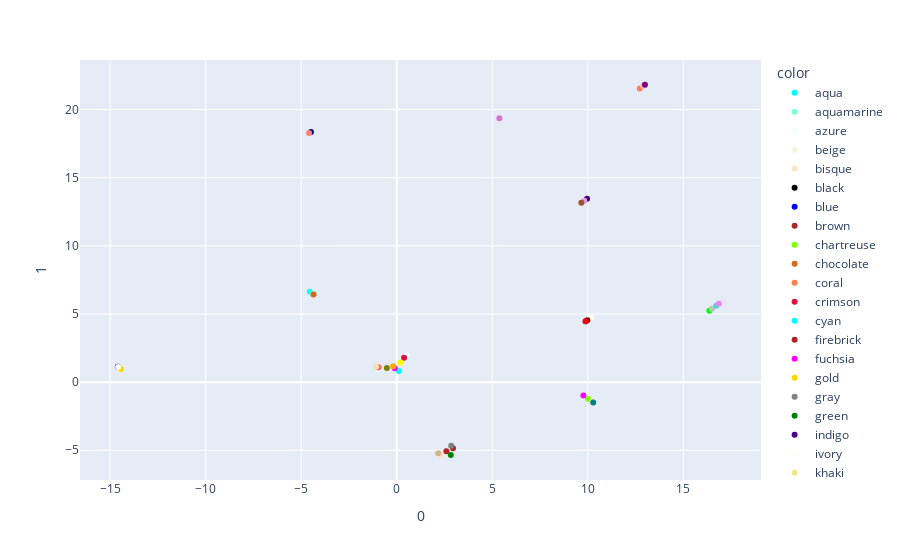

Here is the notebook cell this chart was saved with:
### Code cell
fig = px.scatter(
    embedding_df, x='0', y='1', color='color',
    hover_data={'color': True, '0': False, '1': False},
    color_discrete_sequence=color_words
)

fig.show()

### Figure 1 — Plotly figure (JSON) as saved in the notebook; plotly's stock layout.template omitted (floating-point values rounded to 4 significant figures)
{"data": [{"customdata": [["aqua"]], "hovertemplate": "color=%{customdata[0]}<extra></extra>", "legendgroup": "aqua", "marker": {"color": "aqua", "symbol": "circle"}, "mode": "markers", "name": "aqua", "orientation": "v", "showlegend": true, "type": "scatter", "x": [-4.549], "xaxis": "x", "y": [6.628], "yaxis": "y"}, {"customdata": [["aquamarine"]], "hovertemplate": "color=%{customdata[0]}<extra></extra>", "legendgroup": "aquamarine", "marker": {"color": "aquamarine", "symbol": "circle"}, "mode": "markers", "name": "aquamarine", "orientation": "v", "showlegend": true, "type": "scatter", "x": [-4.401], "xaxis": "x", "y": [6.479], "yaxis": "y"}, {"customdata": [["azure"]], "hovertemplate": "color=%{customdata[0]}<extra></extra>", "legendgroup": "azure", "marker": {"color": "azure", "symbol": "circle"}, "mode": "markers", "name": "azure", "orientation": "v", "showlegend": true, "type": "scatter", "x": [0.5305], "xaxis": "x", "y": [1.982], "yaxis": "y"}, {"customdata": [["beige"]], "hovertemplate": "color=%{customdata[0]}<extra></extra>", "legendgroup": "beige", "marker": {"color": "beige", "symbol": "circle"}, "mode": "markers", "name": "beige", "orientation": "v", "showlegend": true, "type": "scatter", "x": [5.371], "xaxis": "x", "y": [19.36], "yaxis": "y"}, {"customdata": [["bisque"]], "hovertemplate": "color=%{customdata[0]}<extra></extra>", "legendgroup": "bisque", "marker": {"color": "bisque", "symbol": "circle"}, "mode": "markers", "name": "bisque", "orientation": "v", "showlegend": true, "type": "scatter", "x": [2.294], "xaxis": "x", "y": [-5.364], "yaxis": "y"}, {"customdata": [["black"]], "hovertemplate": "color=%{customdata[0]}<extra></extra>", "legendgroup": "black", "marker": {"color": "black", "symbol": "circle"}, "mode": "markers", "name": "black", "orientation": "v", "showlegend": true, "type": "scatter", "x": [-14.6], "xaxis": "x", "y": [1.134], "yaxis": "y"}, {"customdata": [["blue"]], "hovertemplate": "color=%{customdata[0]}<extra></extra>", "legendgroup": "blue", "marker": {"color": "blue", "symbol": "circle"}, "mode": "markers", "name": "blue", "orientation": "v", "showlegend": true, "type": "scatter", "x": [9.892], "xaxis": "x", "y": [4.467], "yaxis": "y"}, {"customdata": [["brown"]], "hovertemplate": "color=%{customdata[0]}<extra></extra>", "legendgroup": "brown", "marker": {"color": "brown", "symbol": "circle"}, "mode": "markers", "name": "brown", "orientation": "v", "showlegend": true, "type": "scatter", "x": [2.945], "xaxis": "x", "y": [-4.85], "yaxis": "y"}, {"customdata": [["chartreuse"]], "hovertemplate": "color=%{customdata[0]}<extra></extra>", "legendgroup": "chartreuse", "marker": {"color": "chartreuse", "symbol": "circle"}, "mode": "markers", "name": "chartreuse", "orientation": "v", "showlegend": true, "type": "scatter", "x": [10.0], "xaxis": "x", "y": [-1.219], "yaxis": "y"}, {"customdata": [["chocolate"]], "hovertemplate": "color=%{customdata[0]}<extra></extra>", "legendgroup": "chocolate", "marker": {"color": "chocolate", "symbol": "circle"}, "mode": "markers", "name": "chocolate", "orientation": "v", "showlegend": true, "type": "scatter", "x": [-4.355], "xaxis": "x", "y": [6.434], "yaxis": "y"}, {"customdata": [["coral"]], "hovertemplate": "color=%{customdata[0]}<extra></extra>", "legendgroup": "coral", "marker": {"color": "coral", "symbol": "circle"}, "mode": "markers", "name": "coral", "orientation": "v", "showlegend": true, "type": "scatter", "x": [12.72], "xaxis": "x", "y": [21.55], "yaxis": "y"}, {"customdata": [["crimson"]], "hovertemplate": "color=%{customdata[0]}<extra></extra>", "legendgroup": "crimson", "marker": {"color": "crimson", "symbol": "circle"}, "mode": "markers", "name": "crimson", "orientation": "v", "showlegend": true, "type": "scatter", "x": [0.3842], "xaxis": "x", "y": [1.795], "yaxis": "y"}, {"customdata": [["cyan"]], "hovertemplate": "color=%{customdata[0]}<extra></extra>", "legendgroup": "cyan", "marker": {"color": "cyan", "symbol": "circle"}, "mode": "markers", "name": "cyan", "orientation": "v", "showlegend": true, "type": "scatter", "x": [0.1099], "xaxis": "x", "y": [0.814], "yaxis": "y"}, {"customdata": [["firebrick"]], "hovertemplate": "color=%{customdata[0]}<extra></extra>", "legendgroup": "firebrick", "marker": {"color": "firebrick", "symbol": "circle"}, "mode": "markers", "name": "firebrick", "orientation": "v", "showlegend": true, "type": "scatter", "x": [2.598], "xaxis": "x", "y": [-5.067], "yaxis": "y"}, {"customdata": [["fuchsia"]], "hovertemplate": "color=%{customdata[0]}<extra></extra>", "legendgroup": "fuchsia", "marker": {"color": "fuchsia", "symbol": "circle"}, "mode": "markers", "name": "fuchsia", "orientation": "v", "showlegend": true, "type": "scatter", "x": [9.769], "xaxis": "x", "y": [-0.9826], "yaxis": "y"}, {"customdata": [["gold"]], "hovertemplate": "color=%{customdata[0]}<extra></extra>", "legendgroup": "gold", "marker": {"color": "gold", "symbol": "circle"}, "mode": "markers", "name": "gold", "orientation": "v", "showlegend": true, "type": "scatter", "x": [-14.44], "xaxis": "x", "y": [0.9726], "yaxis": "y"}, {"customdata": [["gray"]], "hovertemplate": "color=%{customdata[0]}<extra></extra>", "legendgroup": "gray", "marker": {"color": "gray", "symbol": "circle"}, "mode": "markers", "name": "gray", "orientation": "v", "showlegend": true, "type": "scatter", "x": [2.85], "xaxis": "x", "y": [-4.661], "yaxis": "y"}, {"customdata": [["green"]], "hovertemplate": "color=%{customdata[0]}<extra></extra>", "legendgroup": "green", "marker": {"color": "green", "symbol": "circle"}, "mode": "markers", "name": "green", "orientation": "v", "showlegend": true, "type": "scatter", "x": [2.83], "xaxis": "x", "y": [-5.342], "yaxis": "y"}, {"customdata": [["indigo"]], "hovertemplate": "color=%{customdata[0]}<extra></extra>", "legendgroup": "indigo", "marker": {"color": "indigo", "symbol": "circle"}, "mode": "markers", "name": "indigo", "orientation": "v", "showlegend": true, "type": "scatter", "x": [9.96], "xaxis": "x", "y": [13.46], "yaxis": "y"}, {"customdata": [["ivory"]], "hovertemplate": "color=%{customdata[0]}<extra></extra>", "legendgroup": "ivory", "marker": {"color": "ivory", "symbol": "circle"}, "mode": "markers", "name": "ivory", "orientation": "v", "showlegend": true, "type": "scatter", "x": [10.17], "xaxis": "x", "y": [4.741], "yaxis": "y"}, {"customdata": [["khaki"]], "hovertemplate": "color=%{customdata[0]}<extra></extra>", "legendgroup": "khaki", "marker": {"color": "khaki", "symbol": "circle"}, "mode": "markers", "name": "khaki", "orientation": "v", "showlegend": true, "type": "scatter", "x": [10.24], "xaxis": "x", "y": [-1.453], "yaxis": "y"}, {"customdata": [["lavender"]], "hovertemplate": "color=%{customdata[0]}<extra></extra>", "legendgroup": "lavender", "marker": {"color": "lavender", "symbol": "circle"}, "mode": "markers", "name": "lavender", "orientation": "v", "showlegend": true, "type": "scatter", "x": [17.09], "xaxis": "x", "y": [5.979], "yaxis": "y"}, {"customdata": [["lime"]], "hovertemplate": "color=%{customdata[0]}<extra></extra>", "legendgroup": "lime", "marker": {"color": "lime", "symbol": "circle"}, "mode": "markers", "name": "lime", "orientation": "v", "showlegend": true, "type": "scatter", "x": [16.36], "xaxis": "x", "y": [5.247], "yaxis": "y"}, {"customdata": [["magenta"]], "hovertemplate": "color=%{customdata[0]}<extra></extra>", "legendgroup": "magenta", "marker": {"color": "magenta", "symbol": "circle"}, "mode": "markers", "name": "magenta", "orientation": "v", "showlegend": true, "type": "scatter", "x": [-0.1051], "xaxis": "x", "y": [1.021], "yaxis": "y"}, {"customdata": [["maroon"]], "hovertemplate": "color=%{customdata[0]}<extra></extra>", "legendgroup": "maroon", "marker": {"color": "maroon", "symbol": "circle"}, "mode": "markers", "name": "maroon", "orientation": "v", "showlegend": true, "type": "scatter", "x": [9.976], "xaxis": "x", "y": [4.55], "yaxis": "y"}, {"customdata": [["navy"]], "hovertemplate": "color=%{customdata[0]}<extra></extra>", "legendgroup": "navy", "marker": {"color": "navy", "symbol": "circle"}, "mode": "markers", "name": "navy", "orientation": "v", "showlegend": true, "type": "scatter", "x": [-4.492], "xaxis": "x", "y": [18.36], "yaxis": "y"}, {"customdata": [["olive"]], "hovertemplate": "color=%{customdata[0]}<extra></extra>", "legendgroup": "olive", "marker": {"color": "olive", "symbol": "circle"}, "mode": "markers", "name": "olive", "orientation": "v", "showlegend": true, "type": "scatter", "x": [-0.5158], "xaxis": "x", "y": [1.035], "yaxis": "y"}, {"customdata": [["orange"]], "hovertemplate": "color=%{customdata[0]}<extra></extra>", "legendgroup": "orange", "marker": {"color": "orange", "symbol": "circle"}, "mode": "markers", "name": "orange", "orientation": "v", "showlegend": true, "type": "scatter", "x": [-0.1809], "xaxis": "x", "y": [1.16], "yaxis": "y"}, {"customdata": [["orchid"]], "hovertemplate": "color=%{customdata[0]}<extra></extra>", "legendgroup": "orchid", "marker": {"color": "orchid", "symbol": "circle"}, "mode": "markers", "name": "orchid", "orientation": "v", "showlegend": true, "type": "scatter", "x": [5.371], "xaxis": "x", "y": [19.36], "yaxis": "y"}, {"customdata": [["pink"]], "hovertemplate": "color=%{customdata[0]}<extra></extra>", "legendgroup": "pink", "marker": {"color": "pink", "symbol": "circle"}, "mode": "markers", "name": "pink", "orientation": "v", "showlegend": true, "type": "scatter", "x": [12.9], "xaxis": "x", "y": [21.73], "yaxis": "y"}, {"customdata": [["plum"]], "hovertemplate": "color=%{customdata[0]}<extra></extra>", "legendgroup": "plum", "marker": {"color": "plum", "symbol": "circle"}, "mode": "markers", "name": "plum", "orientation": "v", "showlegend": true, "type": "scatter", "x": [9.816], "xaxis": "x", "y": [13.31], "yaxis": "y"}, {"customdata": [["purple"]], "hovertemplate": "color=%{customdata[0]}<extra></extra>", "legendgroup": "purple", "marker": {"color": "purple", "symbol": "circle"}, "mode": "markers", "name": "purple", "orientation": "v", "showlegend": true, "type": "scatter", "x": [12.99], "xaxis": "x", "y": [21.82], "yaxis": "y"}, {"customdata": [["red"]], "hovertemplate": "color=%{customdata[0]}<extra></extra>", "legendgroup": "red", "marker": {"color": "red", "symbol": "circle"}, "mode": "markers", "name": "red", "orientation": "v", "showlegend": true, "type": "scatter", "x": [9.888], "xaxis": "x", "y": [4.462], "yaxis": "y"}, {"customdata": [["salmon"]], "hovertemplate": "color=%{customdata[0]}<extra></extra>", "legendgroup": "salmon", "marker": {"color": "salmon", "symbol": "circle"}, "mode": "markers", "name": "salmon", "orientation": "v", "showlegend": true, "type": "scatter", "x": [-4.586], "xaxis": "x", "y": [18.28], "yaxis": "y"}, {"customdata": [["sienna"]], "hovertemplate": "color=%{customdata[0]}<extra></extra>", "legendgroup": "sienna", "marker": {"color": "sienna", "symbol": "circle"}, "mode": "markers", "name": "sienna", "orientation": "v", "showlegend": true, "type": "scatter", "x": [9.665], "xaxis": "x", "y": [13.16], "yaxis": "y"}, {"customdata": [["silver"]], "hovertemplate": "color=%{customdata[0]}<extra></extra>", "legendgroup": "silver", "marker": {"color": "silver", "symbol": "circle"}, "mode": "markers", "name": "silver", "orientation": "v", "showlegend": true, "type": "scatter", "x": [16.5], "xaxis": "x", "y": [5.388], "yaxis": "y"}, {"customdata": [["tan"]], "hovertemplate": "color=%{customdata[0]}<extra></extra>", "legendgroup": "tan", "marker": {"color": "tan", "symbol": "circle"}, "mode": "markers", "name": "tan", "orientation": "v", "showlegend": true, "type": "scatter", "x": [2.172], "xaxis": "x", "y": [-5.219], "yaxis": "y"}, {"customdata": [["teal"]], "hovertemplate": "color=%{customdata[0]}<extra></extra>", "legendgroup": "teal", "marker": {"color": "teal", "symbol": "circle"}, "mode": "markers", "name": "teal", "orientation": "v", "showlegend": true, "type": "scatter", "x": [10.28], "xaxis": "x", "y": [-1.499], "yaxis": "y"}, {"customdata": [["tomato"]], "hovertemplate": "color=%{customdata[0]}<extra></extra>", "legendgroup": "tomato", "marker": {"color": "tomato", "symbol": "circle"}, "mode": "markers", "name": "tomato", "orientation": "v", "showlegend": true, "type": "scatter", "x": [-0.9567], "xaxis": "x", "y": [1.088], "yaxis": "y"}, {"customdata": [["turquoise"]], "hovertemplate": "color=%{customdata[0]}<extra></extra>", "legendgroup": "turquoise", "marker": {"color": "turquoise", "symbol": "circle"}, "mode": "markers", "name": "turquoise", "orientation": "v", "showlegend": true, "type": "scatter", "x": [16.72], "xaxis": "x", "y": [5.609], "yaxis": "y"}, {"customdata": [["violet"]], "hovertemplate": "color=%{customdata[0]}<extra></extra>", "legendgroup": "violet", "marker": {"color": "violet", "symbol": "circle"}, "mode": "markers", "name": "violet", "orientation": "v", "showlegend": true, "type": "scatter", "x": [16.86], "xaxis": "x", "y": [5.744], "yaxis": "y"}, {"customdata": [["wheat"]], "hovertemplate": "color=%{customdata[0]}<extra></extra>", "legendgroup": "wheat", "marker": {"color": "wheat", "symbol": "circle"}, "mode": "markers", "name": "wheat", "orientation": "v", "showlegend": true, "type": "scatter", "x": [-1.076], "xaxis": "x", "y": [1.126], "yaxis": "y"}, {"customdata": [["white"]], "hovertemplate": "color=%{customdata[0]}<extra></extra>", "legendgroup": "white", "marker": {"color": "white", "symbol": "circle"}, "mode": "markers", "name": "white", "orientation": "v", "showlegend": true, "type": "scatter", "x": [-14.58], "xaxis": "x", "y": [1.116], "yaxis": "y"}, {"customdata": [["yellow"]], "hovertemplate": "color=%{customdata[0]}<extra></extra>", "legendgroup": "yellow", "marker": {"color": "yellow", "symbol": "circle"}, "mode": "markers", "name": "yellow", "orientation": "v", "showlegend": true, "type": "scatter", "x": [0.1868], "xaxis": "x", "y": [1.449], "yaxis": "y"}], "layout": {"legend": {"title": {"text": "color"}, "tracegroupgap": 0}, "margin": {"t": 60}, "xaxis": {"anchor": "y", "domain": [0, 1], "title": {"text": "0"}}, "yaxis": {"anchor": "x", "domain": [0, 1], "title": {"text": "1"}}}}
